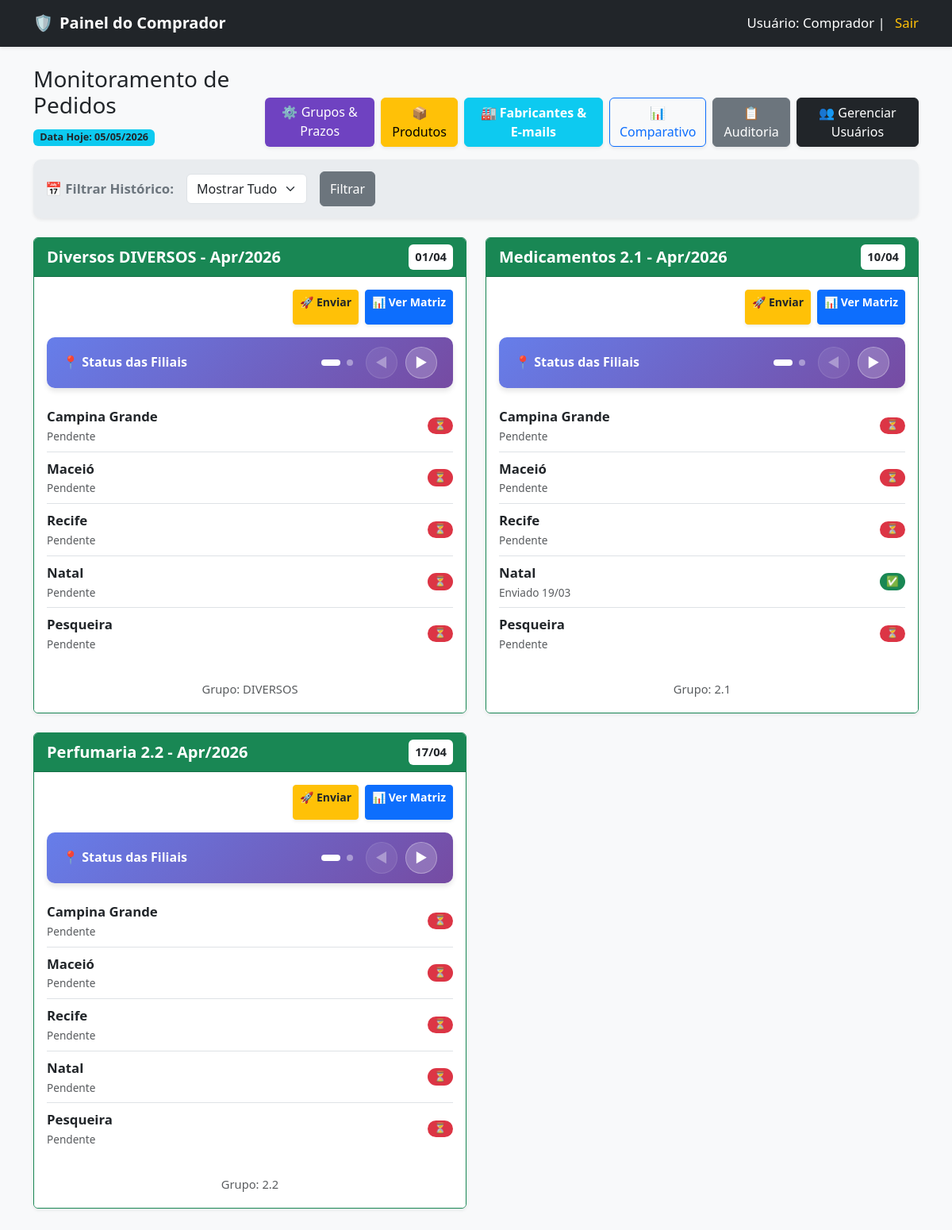
The page /dashboard/admin (signed in) on the database its author committed.
### app.py (models this page shows)
class Periodo(db.Model):
    id = db.Column(db.Integer, primary_key=True)
    nome = db.Column(db.String(100), nullable=False)
    grupo_filtro = db.Column(db.String(50), nullable=False)
    data_limite = db.Column(db.Date, nullable=False)
    mes = db.Column(db.Integer, nullable=False)
    ano = db.Column(db.Integer, nullable=False)
    ativo = db.Column(db.Boolean, default=True)

class Loja(db.Model):
    id = db.Column(db.Integer, primary_key=True)
    nome = db.Column(db.String(100), nullable=False)

### app.py (the view)
@app.route('/dashboard/admin')
def dashboard_admin():
    if 'usuario_id' not in session: return redirect(url_for('login'))
    todos_periodos = Periodo.query.order_by(Periodo.ano.desc(), Periodo.mes.desc()).all()
    opcoes_meses = []
    meses_vistos = set()
    nomes = {1:'Jan', 2:'Fev', 3:'Mar', 4:'Abr', 5:'Mai', 6:'Jun', 7:'Jul', 8:'Ago', 9:'Set', 10:'Out', 11:'Nov', 12:'Dez'}
    for p in todos_periodos:
        k = f"{p.mes}-{p.ano}"
        if k not in meses_vistos:
            opcoes_meses.append({'valor': k, 'texto': f"{nomes[p.mes]}/{p.ano}"})
            meses_vistos.add(k)
    filtro = request.args.get('filtro_data')
    if filtro:
        m, a = filtro.split('-')
        q = Periodo.query.filter_by(mes=int(m), ano=int(a))
    else:
        q = Periodo.query.filter_by(ativo=True)
    periodos_filt = q.order_by(Periodo.ano.desc(), Periodo.mes.desc(), Periodo.data_limite).all()
    todas_lojas = Loja.query.all()
    dados_painel = []
    for p in periodos_filt:
        sl = []
        for loja in todas_lojas:
            ped = Pedido.query.filter_by(loja_id=loja.id, periodo_id=p.id).order_by(Pedido.id.desc()).first()
            inf = {'nome': loja.nome, 'cor': 'danger', 'texto': '⏳', 'detalhe': 'Pendente'}
            if ped:
                if ped.status == 'Recebido': inf.update({'cor': 'primary', 'texto': '📦', 'detalhe': 'Recebido na Loja'})
                elif ped.status == 'Enviado': inf.update({'cor': 'success', 'texto': '✅', 'detalhe': f"Enviado {ped.data_alteracao.strftime('%d/%m')}"})
                elif ped.status == 'Aberto':
                    q = ItemPedido.query.filter_by(pedido_id=ped.id).count()
                    if q > 0: inf.update({'cor': 'warning text-dark', 'texto': '✏️', 'detalhe': 'Editando'})
            sl.append(inf)
        fabricantes_data = []
        try:
            produtos_grupo = Produto.query.filter_by(grupo=p.grupo_filtro).all()
            labs_dict = {}
            for produto in produtos_grupo:
                lab_nome = produto.laboratorio
                if lab_nome not in labs_dict:
                    labs_dict[lab_nome] = {'nome': lab_nome, 'produtos_count': 0, 'total_pedidos': 0}
                labs_dict[lab_nome]['produtos_count'] += 1
                total_produto = db.session.query(db.func.sum(ItemPedido.quantidade))\
                    .join(Pedido)\
                    .filter(ItemPedido.produto_id == produto.id, Pedido.periodo_id == p.id).scalar() or 0
                labs_dict[lab_nome]['total_pedidos'] += total_produto
            fabricantes_data = sorted(labs_dict.values(), key=lambda x: x['nome'])
        except Exception as e:
            print(f"Erro ao buscar fabricantes: {e}")
            fabricantes_data = []
        dados_painel.append({'periodo': p, 'lojas': sl, 'fabricantes': fabricantes_data})
    return render_template('dashboard_admin.html', nome=session['nome'], dados_painel=dados_painel, opcoes_meses=opcoes_meses, filtro_atual=filtro, data_hoje=datetime.now().strftime('%d/%m/%Y'))

### app.py (called while the page is built, shortened)
@app.before_request
def verificar_datas_e_periodos():
    global ultima_verificacao
    if request.endpoint and 'static' in request.endpoint:
        return
    hoje = date.today()
    if ultima_verificacao == hoje:
        return

### templates/dashboard_admin.html (shortened to what this page needs)
<!DOCTYPE html>
<html lang="pt-br">
<head>
    <link href="https://cdn.jsdelivr.net/npm/bootstrap@5.3.0/dist/css/bootstrap.min.css" rel="stylesheet">
    <link rel="stylesheet" href="{{ url_for('static', filename='style.css') }}">
</head>
<body class="bg-light">
    <nav class="navbar navbar-dark bg-dark shadow-sm mb-4">
        <div class="container">
            <a class="navbar-brand d-flex align-items-center" href="#">
                <span class="me-2">🛡️</span>
                Painel do Comprador
            </a>
            <span class="navbar-text text-white">
                Usuário: {{ nome }} | <a href="/logout" class="text-warning text-decoration-none ms-2">Sair</a>
            </span>
        </div>
    </nav>
    <div class="container pb-5">
        <div class="d-flex justify-content-between align-items-end mb-3">
            <div>
                <h3>Monitoramento de Pedidos</h3>
                <span class="badge bg-info text-dark">Data Hoje: {{ data_hoje }}</span>
            </div>
            <div class="d-flex gap-2">
                <a href="{{ url_for('admin_grupos') }}" class="btn btn-purple shadow-sm">
                    ⚙️ Grupos & Prazos
                </a>
                <a href="{{ url_for('admin_produtos') }}" class="btn btn-warning shadow-sm">
                    📦 Produtos
                </a>
                <a href="{{ url_for('admin_fornecedores') }}" class="btn btn-info shadow-sm fw-bold text-white">
                    🏭 Fabricantes & E-mails
                </a>
                <a href="{{ url_for('comparativo_periodos') }}" class="btn btn-outline-primary shadow-sm">
                    📊 Comparativo
                </a>
                <a href="{{ url_for('admin_auditoria') }}" class="btn btn-secondary shadow-sm">
                    📋 Auditoria
                </a>
                <a href="{{ url_for('admin_usuarios') }}" class="btn btn-dark shadow-sm">
                    👥 Gerenciar Usuários
                </a>
            </div>
        </div>
        <div class="filter-bar mb-4 shadow-sm">
            <form method="GET" class="row g-3 align-items-center">
                <div class="col-auto"><label class="fw-bold text-secondary">📅 Filtrar Histórico:</label></div>
                <div class="col-auto">
                    <select name="filtro_data" class="form-select">
                        <option value="">Mostrar Tudo</option>
                    </select>
                </div>
                <div class="col-auto">
                    <button type="submit" class="btn btn-secondary">Filtrar</button>
                </div>
            </form>
        </div>
        <div class="row">
            {% for item in dados_painel %}
            <div class="col-md-6 mb-4">
                <div class="card h-100 shadow-sm card-periodo {{ 'border-secondary' if not item.periodo.ativo else 'border-success' }}">
                    <div class="card-header d-flex justify-content-between align-items-center
                        {{ 'bg-secondary' if not item.periodo.ativo else 'bg-success' }} text-white">
                        <span class="fw-bold fs-5">{{ item.periodo.nome }}</span>
                        <div class="d-flex align-items-center gap-2">
                            <small class="bg-white text-dark px-2 py-1 rounded fw-bold">
                                {{ item.periodo.data_limite.strftime('%d/%m') }}
                            </small>
                        </div>
                    </div>
                    <div class="card-body">
                        <div class="d-flex justify-content-end gap-2 mb-3">
                            <a href="{{ url_for('preparar_envio', periodo_id=item.periodo.id) }}" class="btn btn-warning btn-sm fw-bold text-dark shadow-sm" title="Enviar E-mails">
                                🚀 Enviar
                            </a>
                            <a href="{{ url_for('consolidacao_pedidos', periodo_id=item.periodo.id) }}" class="btn btn-primary btn-sm fw-bold shadow-sm">
                                📊 Ver Matriz
                            </a>
                        </div>
                        <div class="tab-navigator">
                            <h6 id="tab-title-{{ loop.index0 }}">📍 Status das Filiais</h6>
                            <div class="d-flex align-items-center gap-3">
                                <div class="tab-indicator">
                                    <span class="tab-dot active" data-tab="filiais"></span>
                                    <span class="tab-dot" data-tab="fabricantes"></span>
                                </div>
                                <div class="nav-arrows">
                                    <button class="btn-arrow" onclick="previousTab({{ loop.index0 }})" id="prev-{{ loop.index0 }}">
                                        ◀
                                    </button>
                                    <button class="btn-arrow" onclick="nextTab({{ loop.index0 }})" id="next-{{ loop.index0 }}">
                                        ▶
                                    </button>
                                </div>
                            </div>
                        </div>
                        <div class="tab-content-wrapper">
                            <div class="tab-pane-custom active" id="filiais-{{ loop.index0 }}">
                                {% if item.lojas %}
                                <ul class="list-group list-group-flush">
                                    {% for loja in item.lojas %}
                                    <li class="list-group-item d-flex justify-content-between align-items-center px-0">
                                        <div>
                                            <strong>{{ loja.nome }}</strong>
                                            <div class="small text-muted" style="font-size: 0.85rem;">{{ loja.detalhe }}</div>
                                        </div>
                                        <span class="badge bg-{{ loja.cor }} rounded-pill">{{ loja.texto }}</span>
                                    </li>
                                    {% endfor %}
                                </ul>
                                {% else %}
                                <div class="alert alert-info mb-0">Nenhuma filial com pedidos neste período.</div>
                                {% endif %}
                            </div>
                        </div>
                    </div>
                    <div class="card-footer bg-white text-center border-0 pb-3">
                        <small class="text-muted">Grupo: {{ item.periodo.grupo_filtro }}</small>
                    </div>
                </div>
            </div>
            {% endfor %}
        </div>
    </div>
</body>
</html>

### static/style.css (style rules this page uses)
.navbar-brand { font-weight: 600; }
.btn-purple { background-color: #6f42c1; color: white; border: none; }
.tab-navigator { background: linear-gradient(135deg, #667eea 0%, #764ba2 100%); border-radius: 10px; padding: 12px 20px; margin-bottom: 15px; display: flex; justify-content: space-between; align-items: center; box-shadow: 0 4px 6px rgba(0,0,0,0.1); }
.tab-navigator h6 { margin: 0; color: white; font-weight: 600; font-size: 1rem; }
.btn-arrow { background: rgba(255,255,255,0.2); border: 1px solid rgba(255,255,255,0.3); color: white; width: 40px; height: 40px; border-radius: 50%; display: flex; align-items: center; justify-content: center; transition: all 0.2s; cursor: pointer; }
.btn-arrow:disabled { opacity: 0.4; cursor: not-allowed; }
.tab-dot { width: 8px; height: 8px; border-radius: 50%; background: rgba(255,255,255,0.4); transition: all 0.3s; }
.tab-dot.active { background: white; width: 24px; border-radius: 4px; }
.filter-bar { background-color: #e9ecef; border-radius: 10px; padding: 15px; }
body { font-size: 1.05rem; line-height: 1.6; }
.btn { min-height: 44px; }

### templates/dashboard_admin.html (style rules this page uses)
.card-periodo { transition: all 0.3s; }
.filter-bar { background-color: #e9ecef; border-radius: 10px; padding: 15px; }
.btn-purple { background-color: #6f42c1; color: white; border: none; }
.tab-content-wrapper { position: relative; overflow: hidden; }
.tab-pane-custom { display: none; animation: fadeIn 0.3s ease-in; }
.tab-pane-custom.active { display: block; }
.tab-navigator { background: linear-gradient(135deg, #667eea 0%, #764ba2 100%); border-radius: 10px; padding: 12px 20px; margin-bottom: 15px; display: flex; justify-content: space-between; align-items: center; box-shadow: 0 4px 6px rgba(0,0,0,0.1); }
.tab-navigator h6 { margin: 0; color: white; font-weight: 600; font-size: 1rem; }
.tab-navigator .nav-arrows { display: flex; gap: 10px; }
.btn-arrow { background: rgba(255,255,255,0.2); border: 1px solid rgba(255,255,255,0.3); color: white; width: 40px; height: 40px; border-radius: 50%; display: flex; align-items: center; justify-content: center; transition: all 0.2s; cursor: pointer; }
.btn-arrow:disabled { opacity: 0.4; cursor: not-allowed; }
.tab-indicator { display: flex; gap: 8px; align-items: center; }
.tab-dot { width: 8px; height: 8px; border-radius: 50%; background: rgba(255,255,255,0.4); transition: all 0.3s; }
.tab-dot.active { background: white; width: 24px; border-radius: 4px; }

### rows shown on the page
Periodo: periodo.nome "Diversos DIVERSOS - Apr/2026", periodo.data_limite "01/04", periodo.grupo_filtro "DIVERSOS"
Loja: nome "Campina Grande", detalhe "Pendente", texto "⏳"
Loja: nome "Maceió", detalhe "Pendente", texto "⏳"
Loja: nome "Recife", detalhe "Pendente", texto "⏳"
Loja: nome "Natal", detalhe "Pendente", texto "⏳", detalhe "Enviado 19/03", texto "✅"
Loja: nome "Pesqueira", detalhe "Pendente", texto "⏳"
Periodo: periodo.nome "Medicamentos 2.1 - Apr/2026", periodo.data_limite "10/04", periodo.grupo_filtro "2.1"
Periodo: periodo.nome "Perfumaria 2.2 - Apr/2026", periodo.data_limite "17/04", periodo.grupo_filtro "2.2"

### other values the page prints
{{ nome }} "Comprador"
